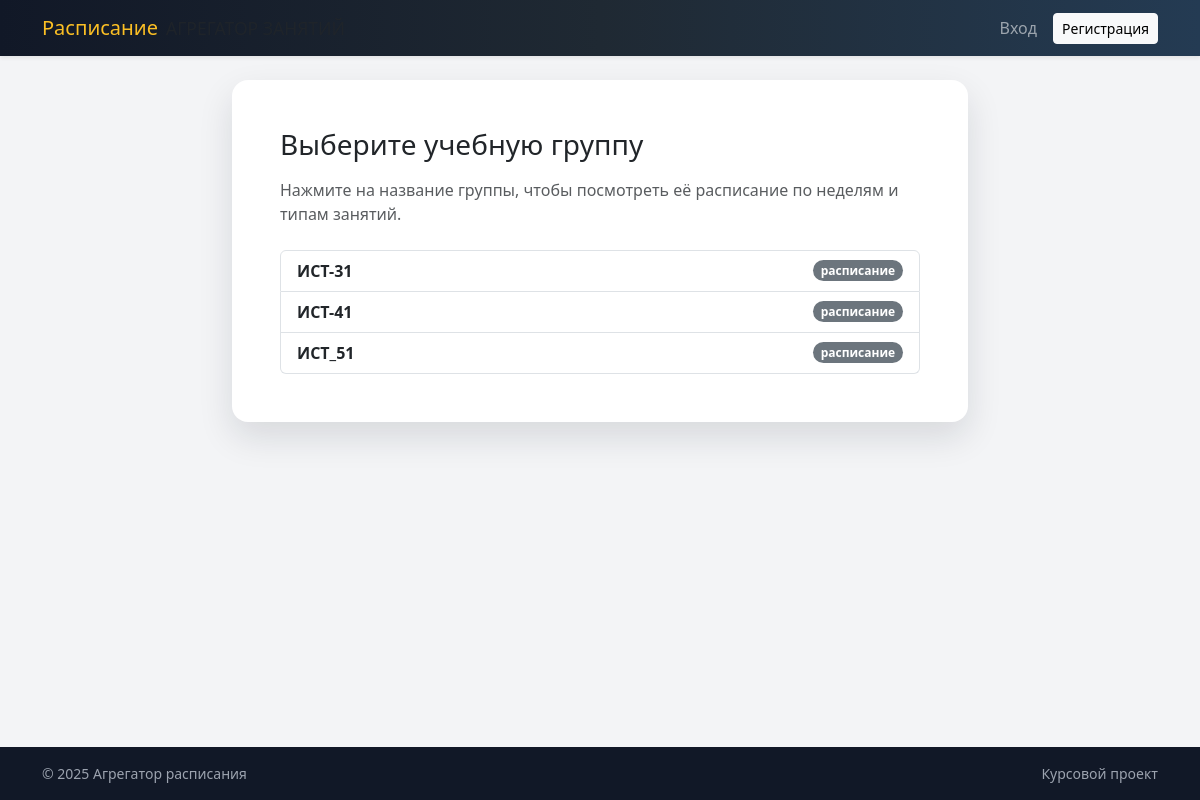
The page / on the database its author committed.
### app.py (models this page shows)
class Group(db.Model):
    id = db.Column(db.Integer, primary_key=True)
    name = db.Column(db.String(64), unique=True, nullable=False)
    lessons = db.relationship('Lesson', backref='group', lazy=True)

### app.py (the view)
@app.route('/')
def index():
    groups = Group.query.order_by(Group.name).all()
    return render_template('index.html', groups=groups)

### templates/index.html (shortened to what this page needs)
{% extends 'base.html' %}
{% block content %}
<div class="row justify-content-center">
  <div class="col-lg-8">
    <div class="card card-elevated">
      <div class="card-body p-4 p-md-5">
        <h1 class="h3 mb-3">Выберите учебную группу</h1>
        <p class="text-muted mb-4">
          Нажмите на название группы, чтобы посмотреть её расписание по неделям и типам занятий.
        </p>
        {% if groups %}
          <div class="list-group">
            {% for g in groups %}
              <a href="{{ url_for('group_schedule', group_id=g.id) }}"
                 class="list-group-item list-group-item-action d-flex justify-content-between align-items-center">
                <span class="fw-semibold">{{ g.name }}</span>
                <span class="badge bg-secondary rounded-pill">расписание</span>
              </a>
            {% endfor %}
          </div>
        {% else %}
          <div class="alert alert-info mb-0">
            Группы пока не добавлены. Зайдите в админ-панель, чтобы создать первую группу.
          </div>
        {% endif %}
      </div>
    </div>
  </div>
</div>
{% endblock %}

### templates/base.html (style rules this page uses)
body { background: #f3f4f6; }
.card-elevated { border-radius: 16px; border: none; box-shadow: 0 15px 35px rgba(15, 23, 42, 0.12); }

### rows shown on the page
Group: name "ИСТ-31"
Group: name "ИСТ-41"
Group: name "ИСТ_51"
